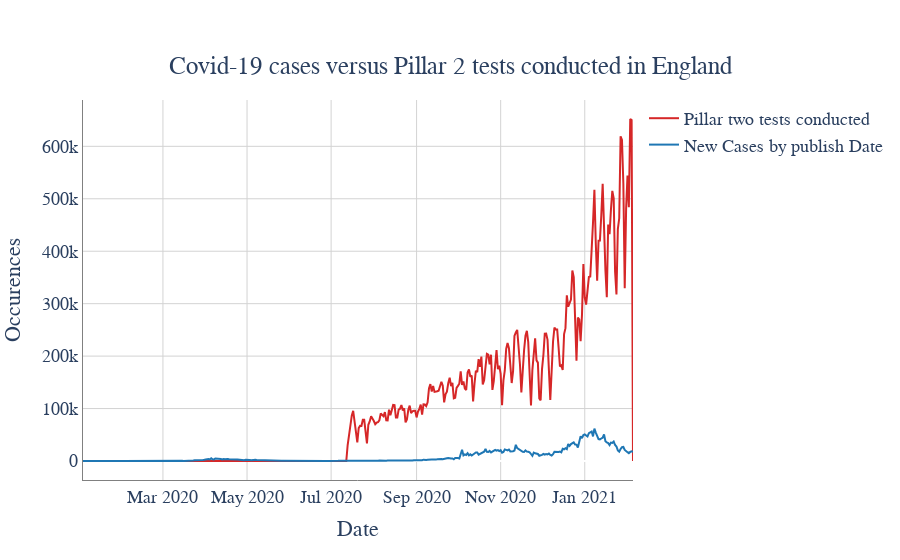

The code cell stored with this chart in its notebook:
### Code cell
#with only pillar two tests:


fig=go.Figure()
fig.add_trace(go.Scatter(
    x=en['date'],
    y=en['newPillarTwoTestsByPublishDate'],
    mode='lines',
    name='Pillar two tests conducted',
    line_color="#d62728")
    
    
)

fig.add_trace(go.Scatter(
    x=en['date'],
    y=en['newCasesByPublishDate'],
    mode='lines',
    name='New Cases by publish Date',
    line_color='#1f77b4')

)

fig.update_layout(title={'text': 'Covid-19 cases versus Pillar 2 tests conducted in England ','y':0.9,'x':0.5,'xanchor': 'center',
        'yanchor': 'top'},
                 xaxis_title='Date',
                yaxis_title='Occurences',
                font=dict(
        family="Helvetica",
        size=18,
        #color="blue"
                ),
        plot_bgcolor='rgb(255,255,255)',
                 )

fig.update_xaxes(showline=True, linewidth=1, linecolor='grey', gridcolor='lightgrey')
fig.update_yaxes(showline=True, linewidth=1, linecolor='grey', gridcolor='lightgrey')
fig.show()

### Figure 1 — Plotly figure (JSON) as saved in the notebook; plotly's stock layout.template omitted (floating-point values rounded to 4 significant figures; data arrays with more than 128 entries replaced by an {"elided": "..."} marker saying what was removed)
{"data": [{"line": {"color": "#d62728"}, "mode": "lines", "name": "Pillar two tests conducted", "type": "scatter", "x": {"elided": "400 str values"}, "y": {"elided": "400 int values"}}, {"line": {"color": "#1f77b4"}, "mode": "lines", "name": "New Cases by publish Date", "type": "scatter", "x": {"elided": "400 str values"}, "y": {"elided": "400 int values"}}], "layout": {"autosize": true, "font": {"family": "Helvetica", "size": 18}, "plot_bgcolor": "rgb(255,255,255)", "title": {"text": "Covid-19 cases versus Pillar 2 tests conducted in England ", "x": 0.5, "xanchor": "center", "y": 0.9, "yanchor": "top"}, "xaxis": {"autorange": true, "gridcolor": "lightgrey", "linecolor": "grey", "linewidth": 1, "range": ["2020-01-03", "2021-02-05"], "showline": true, "title": {"text": "Date"}, "type": "date"}, "yaxis": {"autorange": true, "gridcolor": "lightgrey", "linecolor": "grey", "linewidth": 1, "range": [-36230.0, 688300.0], "showline": true, "title": {"text": "Occurences"}, "type": "linear"}}}
